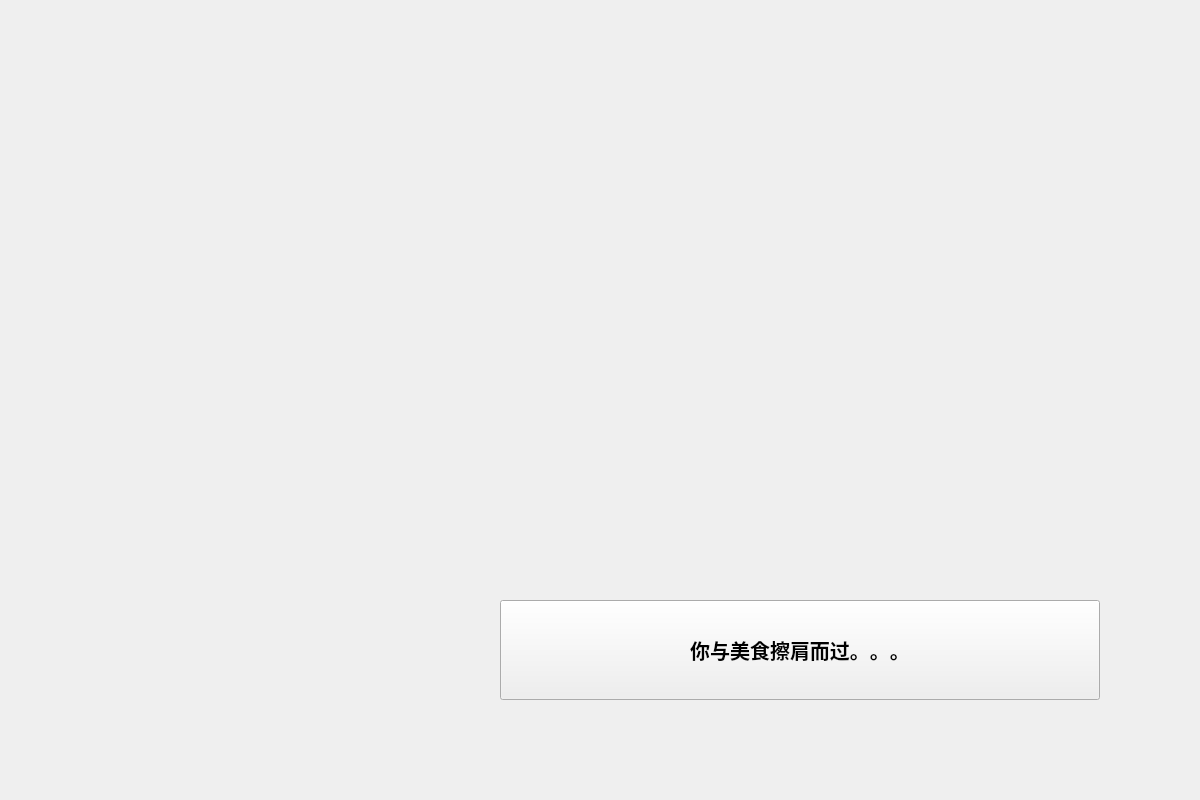
<?xml version="1.0" encoding="UTF-8"?>
<ui version="4.0">
 <class>PPT24</class>
 <widget class="QWidget" name="PPT24">
  <property name="geometry">
   <rect>
    <x>0</x>
    <y>0</y>
    <width>1200</width>
    <height>800</height>
   </rect>
  </property>
  <property name="windowTitle">
   <string>Form</string>
  </property>
  <widget class="QPushButton" name="pushButton">
   <property name="geometry">
    <rect>
     <x>500</x>
     <y>600</y>
     <width>600</width>
     <height>100</height>
    </rect>
   </property>
   <property name="font">
    <font>
     <pointsize>15</pointsize>
     <weight>75</weight>
     <bold>true</bold>
    </font>
   </property>
   <property name="text">
    <string>你与美食擦肩而过。。。</string>
   </property>
  </widget>
 </widget>
 <resources/>
 <connections/>
</ui>
